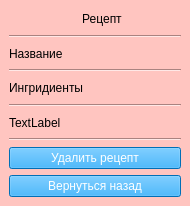
<?xml version="1.0" encoding="UTF-8"?>
<ui version="4.0">
 <class>choose</class>
 <widget class="QMainWindow" name="choose">
  <property name="geometry">
   <rect>
    <x>0</x>
    <y>0</y>
    <width>190</width>
    <height>206</height>
   </rect>
  </property>
  <property name="windowTitle">
   <string>MainWindow</string>
  </property>
  <property name="styleSheet">
   <string notr="true">background-color: rgb(255, 197, 192);
color: rgb(255, 255, 255);</string>
  </property>
  <widget class="QWidget" name="centralwidget">
   <layout class="QVBoxLayout" name="verticalLayout_2">
    <item>
     <widget class="QLabel" name="label">
      <property name="styleSheet">
       <string notr="true">color: rgb(0, 0, 0);</string>
      </property>
      <property name="text">
       <string>                      Рецепт</string>
      </property>
     </widget>
    </item>
    <item>
     <widget class="Line" name="line">
      <property name="orientation">
       <enum>Qt::Horizontal</enum>
      </property>
     </widget>
    </item>
    <item>
     <widget class="QLabel" name="label_2">
      <property name="styleSheet">
       <string notr="true">color: rgb(0, 0, 0);</string>
      </property>
      <property name="text">
       <string>Название</string>
      </property>
     </widget>
    </item>
    <item>
     <widget class="Line" name="line_2">
      <property name="orientation">
       <enum>Qt::Horizontal</enum>
      </property>
     </widget>
    </item>
    <item>
     <widget class="QLabel" name="label_3">
      <property name="styleSheet">
       <string notr="true">color: rgb(0, 0, 0);</string>
      </property>
      <property name="text">
       <string>Ингридиенты</string>
      </property>
     </widget>
    </item>
    <item>
     <widget class="Line" name="line_3">
      <property name="orientation">
       <enum>Qt::Horizontal</enum>
      </property>
     </widget>
    </item>
    <item>
     <widget class="QLabel" name="label_4">
      <property name="styleSheet">
       <string notr="true">color: rgb(0, 0, 0);</string>
      </property>
      <property name="text">
       <string>TextLabel</string>
      </property>
     </widget>
    </item>
    <item>
     <widget class="Line" name="line_4">
      <property name="orientation">
       <enum>Qt::Horizontal</enum>
      </property>
     </widget>
    </item>
    <item>
     <widget class="QPushButton" name="pushButton_7">
      <property name="styleSheet">
       <string notr="true">background-color: rgb(0, 156, 255);</string>
      </property>
      <property name="text">
       <string>Удалить рецепт</string>
      </property>
     </widget>
    </item>
    <item>
     <widget class="QPushButton" name="pushButton_4">
      <property name="styleSheet">
       <string notr="true">background-color: rgb(0, 156, 255);</string>
      </property>
      <property name="text">
       <string>Вернуться назад</string>
      </property>
     </widget>
    </item>
   </layout>
  </widget>
 </widget>
 <resources/>
 <connections/>
</ui>
